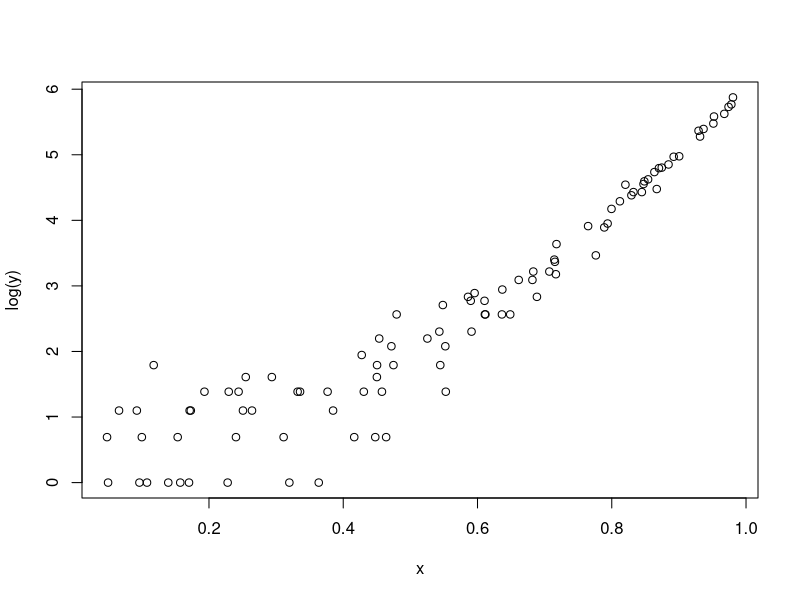
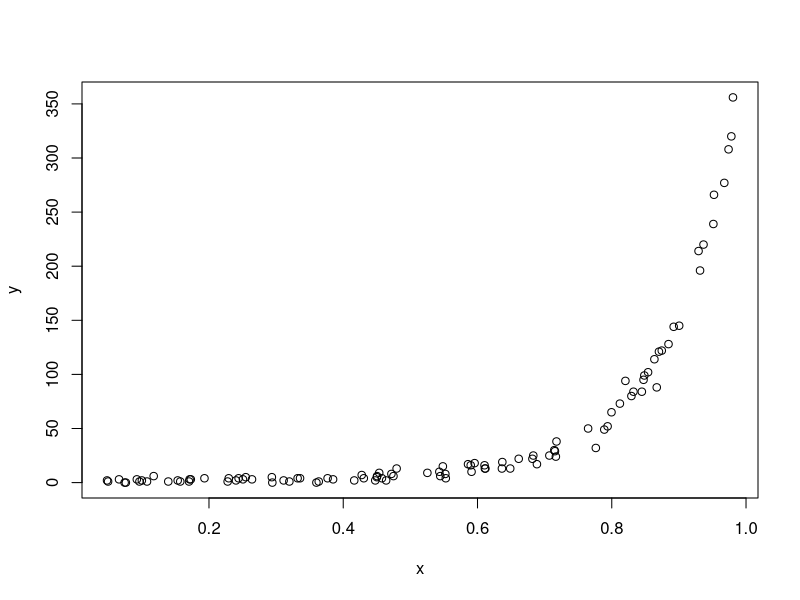

These figures' R source, in order:
## ---- chunk 1
knitr::opts_chunk$set(comment = "#")
## ---- chunk 2
b0 = .5
b1 = .5
b2 = 5
## ---- chunk 3
set.seed(16)
x = runif(100, min = 0, max = 1)
head(x) # First six values of x
## ---- chunk 4
lambda = exp(b0 + b1*x + b2*x^2)
## ---- chunk 5
head(lambda)
## ---- chunk 6
y = rpois(100, lambda = lambda) 
## ---- chunk 7
head(y)
## ---- chunk 8
plot(x, log(y) )
## ---- chunk 9
plot(x, y)
